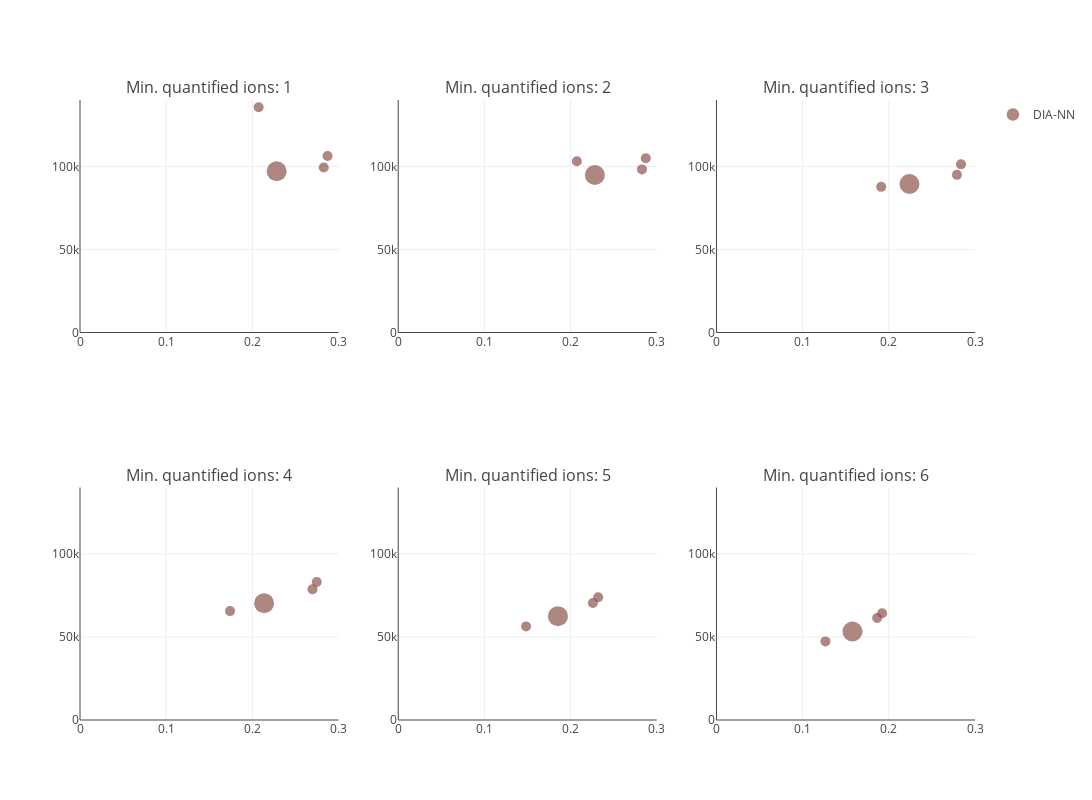

Here is the notebook cell this chart was saved with:
### Code cell
plot, results_versioning = plot_performance_metrics_all_filters(
    file_paths_versioning, x_range=[0, 0.3], y_range=[0, 140000]
)
plot

### Figure 1 — Plotly figure (JSON) as saved in the notebook; plotly's stock layout.template omitted (floating-point values rounded to 4 significant figures)
{"data": [{"hovertext": ["ProteoBench ID: DIA-NN_20250221_101425<br>Software tool: DIA-NN 1.7.16<br>Comment (private submission): 1.7.16", "ProteoBench ID: DIA-NN_20250221_101449<br>Software tool: DIA-NN 1.8<br>Comment (private submission): 1.8", "ProteoBench ID: DIA-NN_20250221_101516<br>Software tool: DIA-NN 1.9.1<br>Comment (private submission): 1.9.1", "ProteoBench ID: DIA-NN_20250221_101537<br>Software tool: DIA-NN 1.9.2<br>Comment (private submission): 1.9.2"], "marker": {"color": ["#8c564b", "#8c564b", "#8c564b", "#8c564b"], "showscale": false, "size": [10, 10, 10, 20]}, "mode": "markers", "name": "DIA-NN", "type": "scatter", "x": [0.2828, 0.2872, 0.2073, 0.2282], "xaxis": "x", "y": [99362, 106297, 135656, 97072], "yaxis": "y"}, {"hovertext": ["ProteoBench ID: DIA-NN_20250221_101425<br>Software tool: DIA-NN 1.7.16<br>Comment (private submission): 1.7.16", "ProteoBench ID: DIA-NN_20250221_101449<br>Software tool: DIA-NN 1.8<br>Comment (private submission): 1.8", "ProteoBench ID: DIA-NN_20250221_101516<br>Software tool: DIA-NN 1.9.1<br>Comment (private submission): 1.9.1", "ProteoBench ID: DIA-NN_20250221_101537<br>Software tool: DIA-NN 1.9.2<br>Comment (private submission): 1.9.2"], "marker": {"color": ["#8c564b", "#8c564b", "#8c564b", "#8c564b"], "showscale": false, "size": [10, 10, 10, 20]}, "mode": "markers", "name": "DIA-NN", "showlegend": false, "type": "scatter", "x": [0.2828, 0.2872, 0.2073, 0.2282], "xaxis": "x2", "y": [98204, 104967, 103142, 94847], "yaxis": "y2"}, {"hovertext": ["ProteoBench ID: DIA-NN_20250221_101425<br>Software tool: DIA-NN 1.7.16<br>Comment (private submission): 1.7.16", "ProteoBench ID: DIA-NN_20250221_101449<br>Software tool: DIA-NN 1.8<br>Comment (private submission): 1.8", "ProteoBench ID: DIA-NN_20250221_101516<br>Software tool: DIA-NN 1.9.1<br>Comment (private submission): 1.9.1", "ProteoBench ID: DIA-NN_20250221_101537<br>Software tool: DIA-NN 1.9.2<br>Comment (private submission): 1.9.2"], "marker": {"color": ["#8c564b", "#8c564b", "#8c564b", "#8c564b"], "showscale": false, "size": [10, 10, 10, 20]}, "mode": "markers", "name": "DIA-NN", "showlegend": false, "type": "scatter", "x": [0.279, 0.2838, 0.1912, 0.224], "xaxis": "x3", "y": [94926, 101241, 87691, 89399], "yaxis": "y3"}, {"hovertext": ["ProteoBench ID: DIA-NN_20250221_101425<br>Software tool: DIA-NN 1.7.16<br>Comment (private submission): 1.7.16", "ProteoBench ID: DIA-NN_20250221_101449<br>Software tool: DIA-NN 1.8<br>Comment (private submission): 1.8", "ProteoBench ID: DIA-NN_20250221_101516<br>Software tool: DIA-NN 1.9.1<br>Comment (private submission): 1.9.1", "ProteoBench ID: DIA-NN_20250221_101537<br>Software tool: DIA-NN 1.9.2<br>Comment (private submission): 1.9.2"], "marker": {"color": ["#8c564b", "#8c564b", "#8c564b", "#8c564b"], "showscale": false, "size": [10, 10, 10, 20]}, "mode": "markers", "name": "DIA-NN", "showlegend": false, "type": "scatter", "x": [0.2697, 0.2747, 0.1741, 0.2136], "xaxis": "x4", "y": [78671, 83141, 65569, 70284], "yaxis": "y4"}, {"hovertext": ["ProteoBench ID: DIA-NN_20250221_101425<br>Software tool: DIA-NN 1.7.16<br>Comment (private submission): 1.7.16", "ProteoBench ID: DIA-NN_20250221_101449<br>Software tool: DIA-NN 1.8<br>Comment (private submission): 1.8", "ProteoBench ID: DIA-NN_20250221_101516<br>Software tool: DIA-NN 1.9.1<br>Comment (private submission): 1.9.1", "ProteoBench ID: DIA-NN_20250221_101537<br>Software tool: DIA-NN 1.9.2<br>Comment (private submission): 1.9.2"], "marker": {"color": ["#8c564b", "#8c564b", "#8c564b", "#8c564b"], "showscale": false, "size": [10, 10, 10, 20]}, "mode": "markers", "name": "DIA-NN", "showlegend": false, "type": "scatter", "x": [0.2258, 0.232, 0.1484, 0.1853], "xaxis": "x5", "y": [70490, 73941, 56368, 62523], "yaxis": "y5"}, {"hovertext": ["ProteoBench ID: DIA-NN_20250221_101425<br>Software tool: DIA-NN 1.7.16<br>Comment (private submission): 1.7.16", "ProteoBench ID: DIA-NN_20250221_101449<br>Software tool: DIA-NN 1.8<br>Comment (private submission): 1.8", "ProteoBench ID: DIA-NN_20250221_101516<br>Software tool: DIA-NN 1.9.1<br>Comment (private submission): 1.9.1", "ProteoBench ID: DIA-NN_20250221_101537<br>Software tool: DIA-NN 1.9.2<br>Comment (private submission): 1.9.2"], "marker": {"color": ["#8c564b", "#8c564b", "#8c564b", "#8c564b"], "showscale": false, "size": [10, 10, 10, 20]}, "mode": "markers", "name": "DIA-NN", "showlegend": false, "type": "scatter", "x": [0.1865, 0.1923, 0.1265, 0.1578], "xaxis": "x6", "y": [61470, 64306, 47335, 53317], "yaxis": "y6"}], "layout": {"annotations": [{"font": {"size": 16}, "showarrow": false, "text": "Min. quantified ions: 1", "x": 0.1444, "xanchor": "center", "xref": "paper", "y": 1, "yanchor": "bottom", "yref": "paper"}, {"font": {"size": 16}, "showarrow": false, "text": "Min. quantified ions: 2", "x": 0.5, "xanchor": "center", "xref": "paper", "y": 1, "yanchor": "bottom", "yref": "paper"}, {"font": {"size": 16}, "showarrow": false, "text": "Min. quantified ions: 3", "x": 0.8556, "xanchor": "center", "xref": "paper", "y": 1, "yanchor": "bottom", "yref": "paper"}, {"font": {"size": 16}, "showarrow": false, "text": "Min. quantified ions: 4", "x": 0.1444, "xanchor": "center", "xref": "paper", "y": 0.375, "yanchor": "bottom", "yref": "paper"}, {"font": {"size": 16}, "showarrow": false, "text": "Min. quantified ions: 5", "x": 0.5, "xanchor": "center", "xref": "paper", "y": 0.375, "yanchor": "bottom", "yref": "paper"}, {"font": {"size": 16}, "showarrow": false, "text": "Min. quantified ions: 6", "x": 0.8556, "xanchor": "center", "xref": "paper", "y": 0.375, "yanchor": "bottom", "yref": "paper"}], "height": 800, "width": 1200, "xaxis": {"anchor": "y", "domain": [0, 0.2889], "range": [0, 0.3]}, "xaxis2": {"anchor": "y2", "domain": [0.3556, 0.6444], "range": [0, 0.3]}, "xaxis3": {"anchor": "y3", "domain": [0.7111, 1], "range": [0, 0.3]}, "xaxis4": {"anchor": "y4", "domain": [0, 0.2889], "range": [0, 0.3]}, "xaxis5": {"anchor": "y5", "domain": [0.3556, 0.6444], "range": [0, 0.3]}, "xaxis6": {"anchor": "y6", "domain": [0.7111, 1], "range": [0, 0.3]}, "yaxis": {"anchor": "x", "domain": [0.625, 1], "range": [0, 140000]}, "yaxis2": {"anchor": "x2", "domain": [0.625, 1], "range": [0, 140000]}, "yaxis3": {"anchor": "x3", "domain": [0.625, 1], "range": [0, 140000]}, "yaxis4": {"anchor": "x4", "domain": [0, 0.375], "range": [0, 140000]}, "yaxis5": {"anchor": "x5", "domain": [0, 0.375], "range": [0, 140000]}, "yaxis6": {"anchor": "x6", "domain": [0, 0.375], "range": [0, 140000]}}}
